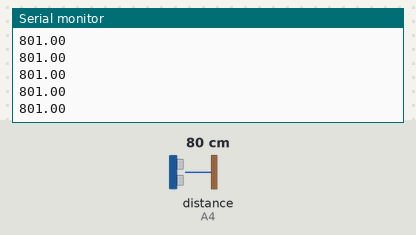
This sketch was run on a simulated Arduino Uno, built with avr-gcc and run on an emulated ATmega328P. Parts: the last lines printed to the serial monitor. Wiring (inferred from the names in the program): ultrasonic range finder: trigger A5; echo A4. The inputs (shaded band) are chosen by the test bench; at power-on: distance to the obstacle (sensor on A4) 80 cm. The echo pulse lasts 58.3 µs per cm; the ROS host is connected and sends only what is stated.

Above: at 1.2 s.
1.3 s: distance to the obstacle (sensor on A4) set to 2 cm
At 2.0 s:
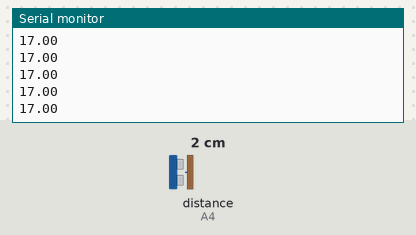
2.8 s: distance to the obstacle (sensor on A4) set to 4 cm
At 3.8 s:
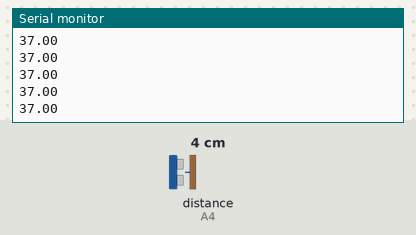
Timing chart, 0 to 5.8 s (numbered marks = the images above; inputs shaded):
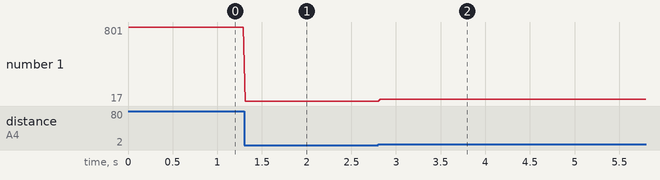

The sketch:

ultrasonic_ranger_arduino.ino
```cpp
// Ultrasonic sensor pins

#include <ros.h>
#include <std_msgs/String.h>
#include <sensor_msgs/Range.h>

int echoPin = A4;
int trigPin = A5;

ros::NodeHandle  nh;
sensor_msgs::Range sensor_range;

ros::Publisher chatter("ultrasound/raw", &sensor_range);

void setup()
{
  Serial.begin(9600);
  pinMode(echoPin,INPUT);
  pinMode(trigPin,OUTPUT);
  nh.initNode();
  nh.advertise(chatter);
}

long getSonarReadingMillimeters()
{
  digitalWrite(trigPin, LOW);
  delayMicroseconds(2);
  digitalWrite(trigPin, HIGH);
  delayMicroseconds(10);
  digitalWrite(trigPin, LOW);
  long duration_us = pulseIn(echoPin, HIGH);
  long distance_mm = (duration_us / 58.0) * 10;
  //float distance_m = distance_mm/1000;
  return distance_mm;
}

void loop()
{
  float us = getSonarReadingMillimeters(); //Get distance from wall with ultrasonic sensor
  Serial.println(us);
  us = us/1000;
  //us = us/2; //filter

  sensor_range.range = us;
  sensor_range.min_range = 0.02;
  sensor_range.max_range= 4;
  sensor_range.field_of_view = 0.785;
  sensor_range.header.frame_id = "base_link";
  chatter.publish(&sensor_range);
  nh.spinOnce();
  delay(20);
}
```

Measured:
- after the input at 1.3 s, the serial monitor: prints a new line at once (image 1)
- after the input at 2.8 s, the serial monitor: prints a new line at once (image 2)
- plotted number 1: 801 → 17 after the input at 1.3 s, 17 → 37 after the input at 2.8 s
